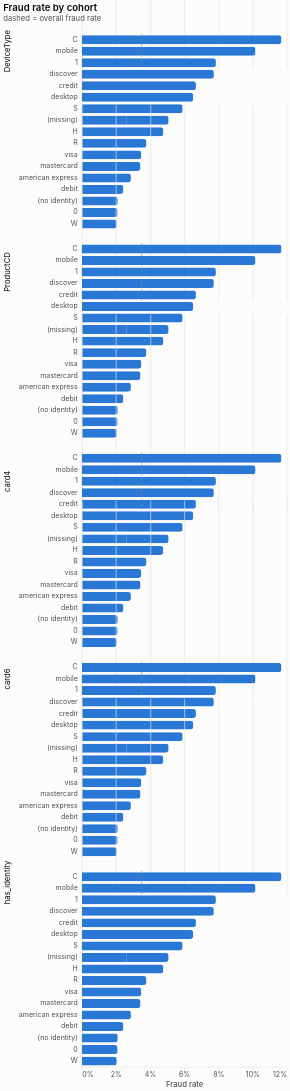

The code cell stored with this chart in its notebook:
### Code cell
base_rate = float(overall.fraud_rate[0])
bars = alt.Chart(cohorts).mark_bar(color=charts.SERIES[0], cornerRadiusEnd=4, height=14).encode(
    y=alt.Y("value:N", title=None, sort="-x"), x=alt.X("fraud_rate:Q", axis=alt.Axis(format="%"), title="Fraud rate"),
    tooltip=["dimension", "value", "transactions", alt.Tooltip("fraud_rate:Q", format=".2%"), "lift"])
rule = alt.Chart(pd.DataFrame({"x": [base_rate]})).mark_rule(strokeDash=[4, 4], color=charts.MUTED).encode(x="x:Q")
alt.layer(bars, rule).properties(width=320, height=alt.Step(18)).facet(
    row=alt.Row("dimension:N", title=None), data=cohorts).resolve_scale(y="independent").properties(
    title=alt.Title("Fraud rate by cohort", subtitle="dashed = overall fraud rate"))

### Figure 1 — Vega-Lite specification as saved in the notebook (floating-point values rounded to 4 significant figures)
{"config": {"background": "#fcfcfb", "view": {"stroke": null}, "font": "Inter, Segoe UI, Helvetica, Arial, sans-serif", "title": {"color": "#0b0b0b", "fontSize": 15, "fontWeight": 600, "anchor": "start", "subtitleColor": "#52514e", "subtitleFontSize": 12, "offset": 12}, "axis": {"labelColor": "#52514e", "titleColor": "#52514e", "gridColor": "#e6e5e1", "domainColor": "#e6e5e1", "tickColor": "#e6e5e1", "labelFontSize": 11, "titleFontSize": 12, "titleFontWeight": 500}, "legend": {"labelColor": "#52514e", "titleColor": "#52514e", "labelFontSize": 11, "orient": "top", "symbolStrokeWidth": 2}, "header": {"labelColor": "#0b0b0b", "titleColor": "#52514e", "labelFontSize": 12}, "line": {"strokeWidth": 2}, "range": {"category": ["#2a78d6", "#eb6834", "#1baf7a", "#eda100", "#e87ba4", "#008300", "#6250d6", "#e34948"]}}, "data": {"name": "data-b3fe6f17f93ba7fd77b28b74f4c19464"}, "facet": {"row": {"field": "dimension", "title": null, "type": "nominal"}}, "spec": {"layer": [{"data": {"name": "data-b3fe6f17f93ba7fd77b28b74f4c19464"}, "mark": {"type": "bar", "color": "#2a78d6", "cornerRadiusEnd": 4, "height": 14}, "encoding": {"tooltip": [{"field": "dimension", "type": "nominal"}, {"field": "value", "type": "nominal"}, {"field": "transactions", "type": "quantitative"}, {"field": "fraud_rate", "format": ".2%", "type": "quantitative"}, {"field": "lift", "type": "quantitative"}], "x": {"axis": {"format": "%"}, "field": "fraud_rate", "title": "Fraud rate", "type": "quantitative"}, "y": {"field": "value", "sort": "-x", "title": null, "type": "nominal"}}}, {"data": {"name": "data-424bb10bd2f7c50f500299c118a59ab4"}, "mark": {"type": "rule", "color": "#8a8984", "strokeDash": [4, 4]}, "encoding": {"x": {"field": "x", "type": "quantitative"}}}], "height": {"step": 18}, "width": 320}, "resolve": {"scale": {"y": "independent"}}, "title": {"text": "Fraud rate by cohort", "subtitle": "dashed = overall fraud rate"}, "$schema": "https://vega.github.io/schema/vega-lite/v6.4.1.json", "datasets": {"data-b3fe6f17f93ba7fd77b28b74f4c19464": [{"dimension": "DeviceType", "value": "mobile", "transactions": 55645, "fraud_rate": 0.1017, "lift": 2.91, "fraud_usd": 546400.0}, {"dimension": "DeviceType", "value": "desktop", "transactions": 85165, "fraud_rate": 0.0652, "lift": 1.86, "fraud_usd": 449900.0}, {"dimension": "DeviceType", "value": "(no identity)", "transactions": 449730, "fraud_rate": 0.021, "lift": 0.6, "fraud_usd": 2088000.0}, {"dimension": "ProductCD", "value": "C", "transactions": 68519, "fraud_rate": 0.1169, "lift": 3.34, "fraud_usd": 391400.0}, {"dimension": "ProductCD", "value": "S", "transactions": 11628, "fraud_rate": 0.059, "lift": 1.69, "fraud_usd": 43420.0}, {"dimension": "ProductCD", "value": "H", "transactions": 33024, "fraud_rate": 0.0477, "lift": 1.36, "fraud_usd": 246600.0}, {"dimension": "ProductCD", "value": "R", "transactions": 37699, "fraud_rate": 0.0378, "lift": 1.08, "fraud_usd": 348000.0}, {"dimension": "ProductCD", "value": "W", "transactions": 439670, "fraud_rate": 0.0204, "lift": 0.58, "fraud_usd": 2054000.0}, {"dimension": "card4", "value": "discover", "transactions": 6651, "fraud_rate": 0.0773, "lift": 2.21, "fraud_usd": 182000.0}, {"dimension": "card4", "value": "visa", "transactions": 384767, "fraud_rate": 0.0348, "lift": 0.99, "fraud_usd": 1998000.0}, {"dimension": "card4", "value": "mastercard", "transactions": 189217, "fraud_rate": 0.0343, "lift": 0.98, "fraud_usd": 855700.0}, {"dimension": "card4", "value": "american express", "transactions": 8328, "fraud_rate": 0.0287, "lift": 0.82, "fraud_usd": 42800.0}, {"dimension": "card4", "value": "(missing)", "transactions": 1577, "fraud_rate": 0.026, "lift": 0.74, "fraud_usd": 5601.0}, {"dimension": "card6", "value": "credit", "transactions": 148986, "fraud_rate": 0.0668, "lift": 1.91, "fraud_usd": 1657000.0}, {"dimension": "card6", "value": "(missing)", "transactions": 1571, "fraud_rate": 0.0248, "lift": 0.71, "fraud_usd": 5051.0}, {"dimension": "card6", "value": "debit", "transactions": 439938, "fraud_rate": 0.0243, "lift": 0.69, "fraud_usd": 1422000.0}, {"dimension": "has_identity", "value": "1", "transactions": 144233, "fraud_rate": 0.0785, "lift": 2.24, "fraud_usd": 1005000.0}, {"dimension": "has_identity", "value": "0", "transactions": 446307, "fraud_rate": 0.0209, "lift": 0.6, "fraud_usd": 2079000.0}], "data-424bb10bd2f7c50f500299c118a59ab4": [{"x": 0.03499}]}}
